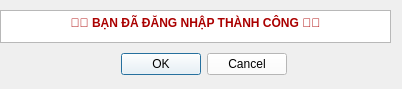
<?xml version="1.0" encoding="UTF-8"?>
<ui version="4.0">
 <class>check_login</class>
 <widget class="QDialog" name="check_login">
  <property name="geometry">
   <rect>
    <x>0</x>
    <y>0</y>
    <width>402</width>
    <height>89</height>
   </rect>
  </property>
  <property name="windowTitle">
   <string>Dialog</string>
  </property>
  <property name="styleSheet">
   <string notr="true"/>
  </property>
  <widget class="QTextBrowser" name="textBrowser">
   <property name="geometry">
    <rect>
     <x>0</x>
     <y>10</y>
     <width>391</width>
     <height>33</height>
    </rect>
   </property>
   <property name="styleSheet">
    <string notr="true">color: rgb(170, 0, 0);
font: 700 9pt &quot;Segoe UI&quot;;</string>
   </property>
   <property name="html">
    <string>&lt;!DOCTYPE HTML PUBLIC &quot;-//W3C//DTD HTML 4.0//EN&quot; &quot;http://www.w3.org/TR/REC-html40/strict.dtd&quot;&gt;
&lt;html&gt;&lt;head&gt;&lt;meta name=&quot;qrichtext&quot; content=&quot;1&quot; /&gt;&lt;meta charset=&quot;utf-8&quot; /&gt;&lt;style type=&quot;text/css&quot;&gt;
p, li { white-space: pre-wrap; }
hr { height: 1px; border-width: 0; }
li.unchecked::marker { content: &quot;\2610&quot;; }
li.checked::marker { content: &quot;\2612&quot;; }
&lt;/style&gt;&lt;/head&gt;&lt;body style=&quot; font-family:'Segoe UI'; font-size:9pt; font-weight:700; font-style:normal;&quot;&gt;
&lt;p align=&quot;center&quot; style=&quot; margin-top:0px; margin-bottom:0px; margin-left:0px; margin-right:0px; -qt-block-indent:0; text-indent:0px;&quot;&gt;️🎊️🎊 BẠN ĐÃ ĐĂNG NHẬP THÀNH CÔNG ️🎊️🎊&lt;/p&gt;&lt;/body&gt;&lt;/html&gt;</string>
   </property>
  </widget>
  <widget class="QDialogButtonBox" name="exit_button">
   <property name="geometry">
    <rect>
     <x>120</x>
     <y>50</y>
     <width>167</width>
     <height>29</height>
    </rect>
   </property>
   <property name="styleSheet">
    <string notr="true">color: rgb(0, 0, 0);
background-color: rgb(255, 255, 255);
font: 700 9pt &quot;Segoe UI&quot;;</string>
   </property>
   <property name="orientation">
    <enum>Qt::Horizontal</enum>
   </property>
   <property name="standardButtons">
    <set>QDialogButtonBox::Cancel|QDialogButtonBox::Ok</set>
   </property>
  </widget>
 </widget>
 <resources/>
 <connections>
  <connection>
   <sender>exit_button</sender>
   <signal>accepted()</signal>
   <receiver>check_login</receiver>
   <slot>accept()</slot>
   <hints>
    <hint type="sourcelabel">
     <x>236</x>
     <y>108</y>
    </hint>
    <hint type="destinationlabel">
     <x>157</x>
     <y>122</y>
    </hint>
   </hints>
  </connection>
  <connection>
   <sender>exit_button</sender>
   <signal>rejected()</signal>
   <receiver>check_login</receiver>
   <slot>reject()</slot>
   <hints>
    <hint type="sourcelabel">
     <x>236</x>
     <y>108</y>
    </hint>
    <hint type="destinationlabel">
     <x>286</x>
     <y>122</y>
    </hint>
   </hints>
  </connection>
 </connections>
</ui>
